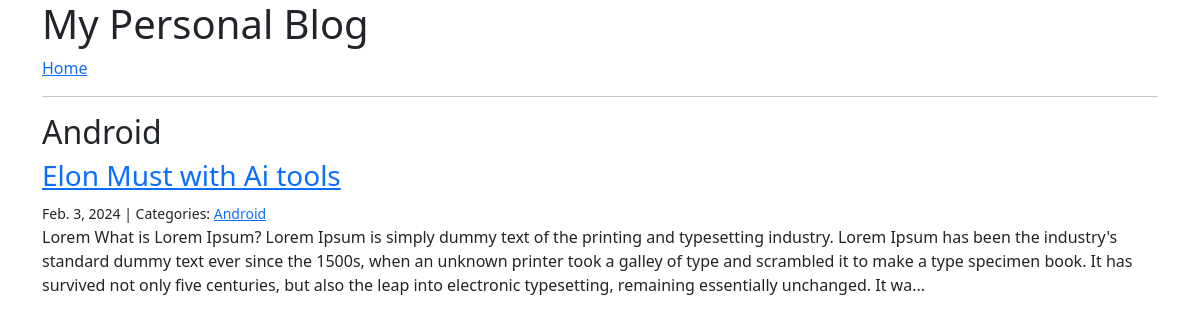
Page /category/Android/ on the committed database.
### blog/models.py (models this page shows, shortened)
class Category(models.Model):
    name = models.CharField(max_length=30)
    class Meta:
        verbose_name_plural = "categories"

class Post(models.Model):
    title = models.CharField(max_length=255)
    body = models.TextField()
    created_on = models.DateTimeField(auto_now_add=True)
    last_modified = models.DateTimeField(auto_now=True)
    categories = models.ManyToManyField("Category", related_name="posts")

### blog/views.py (the view)
# urls.py: path("category/<category>/", views.blog_category, name="blog_category"),
def blog_category(request, category):
    posts = Post.objects.filter(
        categories__name__contains=category
    ).order_by("-created_on")
    context = {
        "category": category,
        "posts" : posts,
    }
    return render(request, "blog/category.html", context)

### blog/templates/blog/category.html
{% extends "blog/index.html" %}
{% block page_title %}
<h2>{{ category }}</h2>
{% endblock page_title %}

### blog/templates/blog/index.html (shortened to what this page needs)
{% extends "base.html" %}
{% block page_content %}
    {% block posts %}
        {% for post in posts %}
            <h3><a href="{% url 'blog_detail' post.pk %}">{{ post.title }}</a></h3>
            <small>
                {{ post.created_on.date }} | Categories:
                {% for category in post.categories.all %}
                    <a href="{% url 'blog_category' category.name %}">
                        {{ category.name }}
                    </a>
                {% endfor %}
            </small>
            <p>{{ post.body | slice:":400" }}...</p>
        {% endfor %}
    {% endblock posts %}
{% endblock page_content %}

### rows in the picture
Category: name "Android"
Post: title "Elon Must with Ai tools", created_on "Feb. 3, 2024", body "Lorem What is Lorem Ipsum? Lorem Ipsum is simply dummy text of the printing and typesetting industry. Lorem Ipsum has been the industry's standard dummy text ever since the 1500s, when an unknown printer took a galley of type and scrambled it to make a type specimen book. It has survived not only five centuries, but also the leap into electronic typesetting, remaining essentially unchanged. It wa"
